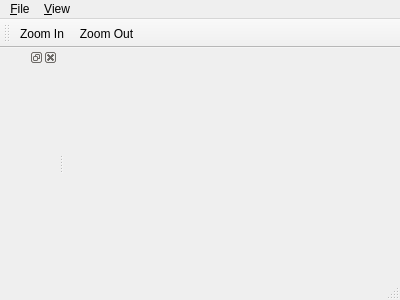
<?xml version="1.0" encoding="UTF-8"?>
<ui version="4.0">
 <class>MainWindow</class>
 <widget class="QMainWindow" name="MainWindow">
  <property name="geometry">
   <rect>
    <x>0</x>
    <y>0</y>
    <width>400</width>
    <height>300</height>
   </rect>
  </property>
  <property name="windowTitle">
   <string>MainWindow</string>
  </property>
  <widget class="QWidget" name="centralWidget"/>
  <widget class="QMenuBar" name="menuBar">
   <property name="geometry">
    <rect>
     <x>0</x>
     <y>0</y>
     <width>400</width>
     <height>20</height>
    </rect>
   </property>
   <widget class="QMenu" name="menu_File">
    <property name="title">
     <string>&amp;File</string>
    </property>
    <addaction name="actionFileNew"/>
    <addaction name="separator"/>
    <addaction name="actionFileExit"/>
   </widget>
   <widget class="QMenu" name="menu_View">
    <property name="title">
     <string>&amp;View</string>
    </property>
    <addaction name="actionZoomIn"/>
    <addaction name="actionZoomOut"/>
   </widget>
   <addaction name="menu_File"/>
   <addaction name="menu_View"/>
  </widget>
  <widget class="QToolBar" name="mainToolBar">
   <attribute name="toolBarArea">
    <enum>TopToolBarArea</enum>
   </attribute>
   <attribute name="toolBarBreak">
    <bool>false</bool>
   </attribute>
   <addaction name="actionZoomIn"/>
   <addaction name="actionZoomOut"/>
  </widget>
  <widget class="QStatusBar" name="statusBar"/>
  <widget class="QDockWidget" name="propertiesDockWidget">
   <attribute name="dockWidgetArea">
    <number>1</number>
   </attribute>
   <widget class="QWidget" name="propertiesDockContents"/>
  </widget>
  <action name="actionFileNew">
   <property name="text">
    <string>&amp;New...</string>
   </property>
   <property name="shortcut">
    <string>Ctrl+N</string>
   </property>
  </action>
  <action name="actionFileExit">
   <property name="text">
    <string>E&amp;xit</string>
   </property>
   <property name="shortcut">
    <string>Ctrl+Q</string>
   </property>
  </action>
  <action name="actionZoomIn">
   <property name="text">
    <string>Zoom &amp;In</string>
   </property>
   <property name="shortcut">
    <string>Ctrl++</string>
   </property>
  </action>
  <action name="actionZoomOut">
   <property name="text">
    <string>Zoom &amp;Out</string>
   </property>
   <property name="shortcut">
    <string>Ctrl+-</string>
   </property>
  </action>
 </widget>
 <layoutdefault spacing="6" margin="11"/>
 <resources/>
 <connections/>
</ui>
